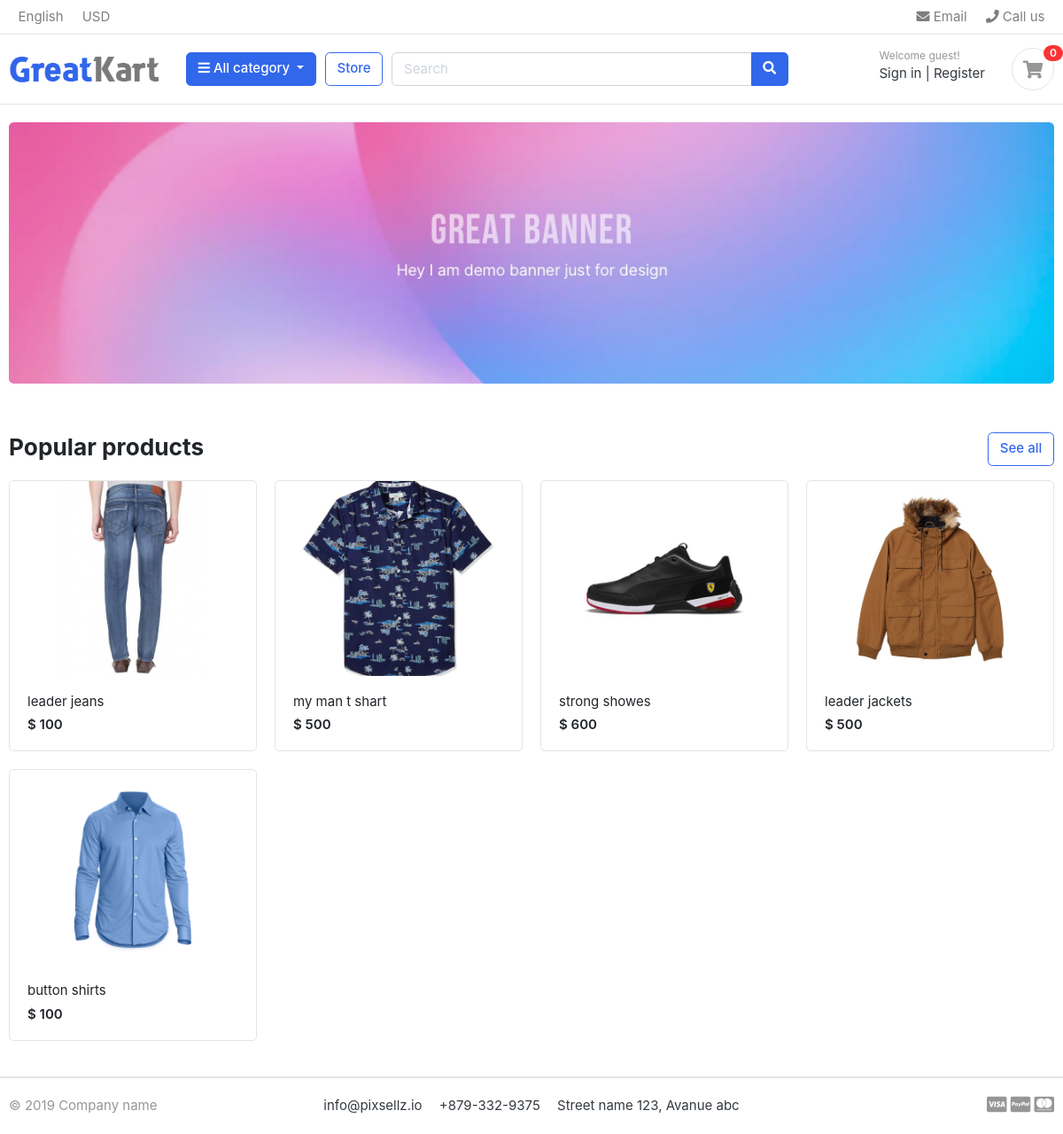
The page / on the database its author committed.
### store_app/models.py (models this page shows, shortened)
class Product(models.Model):
    product_name   = models.CharField(max_length=200, unique=True)
    slug           = models.SlugField(max_length=200, unique=True)
    description    = models.TextField(max_length=500, unique=True)
    price          = models.IntegerField()
    images         = models.ImageField(upload_to='photo/products')
    stock          = models.IntegerField()
    is_available   = models.BooleanField(default=True)
    category       = models.ForeignKey(Category, on_delete=models.CASCADE)
    created_date   = models.DateTimeField(auto_now_add=True)
    modified_date  = models.DateTimeField(auto_now=True)
    def get_url(self):
        return reverse('product_detail', args=[self.category.slug, self.slug])

### greatkart/views.py (the view)
# urls.py: 2. Add a URL to urlpatterns:  path('', views.home, name='home')
def home(request):
    product = Product.objects.all().filter(is_available=True)
    context = {
        'products': product,
    }
    return render(request, 'home.html', context)

### carts_app/context_processors.py (called while the page is built)
def counter(request):
    cart_count = 0
    if 'admin' in request.path:
        return {}
    else:
        try:
            cart = Cart.objects.filter(cart_id=_card_id(request))
            cart_items = CartItem.objects.all().filter(cart=cart[:1])
            for i in cart_items:
                cart_count = cart_count + i.quantity
        except Cart.DoesNotExist:
            cart_count = 0
    return dict(cart_count=cart_count)

### carts_app/views.py (called while the page is built)
def _card_id(request):
    cart = request.session.session_key
    if not cart:
        cart = request.session.create()
    return cart

### category_app/context_processors.py (called while the page is built)
def menu_links(request):
    links = Category.objects.all()
    return dict(links=links)

### category_app/models.py (called while the page is built)
    def get_url(self):
        return reverse('products_by_category', args=[self.slug])

### templates/home.html
{% extends "base.html" %}
{% load static %}
{% block content %}
<section class="section-intro padding-y-sm">
<div class="container">
<div class="intro-banner-wrap">
	<img src="{% static 'images/banners/1.jpg' %}" class="img-fluid rounded">
</div>
</div>
</section>
<section class="section-name padding-y-sm">
<div class="container">
<header class="section-heading">
	<a href="{% url 'store' %}" class="btn btn-outline-primary float-right">See all</a>
	<h3 class="section-title">Popular products</h3>
</header>
<div class="row">
	{% for i in products %}
	<div class="col-md-3">
		<div class="card card-product-grid">
			<a href="{{ i.get_url }}" class="img-wrap"> <img src="{{ i.images.url }}"> </a>
			<figcaption class="info-wrap">
				<a href="./product-detail.html" class="title">{{i.product_name}}</a>
				<div class="price mt-1">$ {{ i.price }}</div>
			</figcaption>
		</div>
	</div>
	{% endfor %}
</div>
</div>
</section>
{% endblock %}

### static/css/ui.css (style rules this page uses)
html { font-family: "Inter", sans-serif; font-size: 15px; }
.img-wrap { text-align: center; display: block; }
.img-wrap img { max-width: 100%; }
.padding-y-sm { padding-top: 20px; padding-bottom: 20px; }
.section-heading { margin-bottom: 20px; margin-top: 15px; }
.section-title { color: #212529; }
[class*=card-product] a.title { color: #212529; display: block; }
[class*=card-product] .img-wrap { overflow: hidden; position: relative; }
[class*=card-product] .img-wrap img { height: 100%; max-width: 100%; width: auto; display: inline-block; -o-object-fit: cover; object-fit: cover; }
.card-product-grid { margin-bottom: 20px; }
.card-product-grid .img-wrap { border-radius: 0.2rem 0.2rem 0 0; height: 220px; }
.card-product-grid .info-wrap { overflow: hidden; padding: 18px 20px; }
.card .img-wrap { overflow: hidden; }
.price { font-weight: 600; color: #212529; }

### rows shown on the page
Product: images (picture), product_name "leader jeans", price "100"
Product: images (picture), product_name "my man t shart", price "500"
Product: images (picture), product_name "strong showes", price "600"
Product: images (picture), product_name "leader jackets", price "500"
Product: images (picture), product_name "button shirts", price "100"

### other values the page prints
{{ cart_count }} "0"
